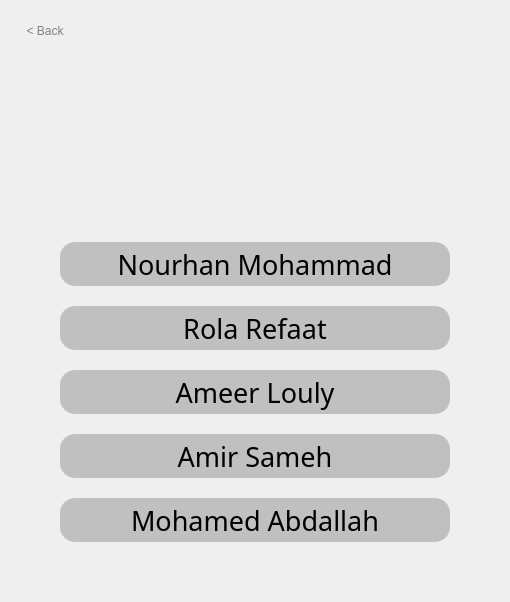
       <widget class="QWidget" name="AboutPage">
        <layout class="QVBoxLayout" name="verticalLayout_10">
         <item>
          <layout class="QHBoxLayout" name="horizontalLayout_9">
           <property name="leftMargin">
            <number>15</number>
           </property>
           <property name="topMargin">
            <number>10</number>
           </property>
           <property name="bottomMargin">
            <number>10</number>
           </property>
           <item>
            <widget class="QPushButton" name="back_5">
             <property name="styleSheet">
              <string notr="true">QPushButton
{
	color: grey;
	font: 300 15pt &quot;Montserrat&quot;;
	Background: rgba(0, 0, 0, 0);
	border: none;
}

QPushButton:hover
{
	font: 300 15pt &quot;Montserrat&quot;;
	color: rgb(90, 90, 90);
	Background: rgba(0, 0, 0, 0);
	border: none;
}

QPushButton:pressed
{
	font: 300 15pt &quot;Montserrat&quot;;
	color: rgb(36, 36, 36);
	Background: rgba(0, 0, 0, 0);
	border: none;
}</string>
             </property>
             <property name="text">
              <string>&lt; Back</string>
             </property>
            </widget>
           </item>
           <item>
            <spacer name="horizontalSpacer_25">
             <property name="orientation">
              <enum>Qt::Orientation::Horizontal</enum>
             </property>
             <property name="sizeHint" stdset="0">
              <size>
               <width>318</width>
               <height>20</height>
              </size>
             </property>
            </spacer>
           </item>
          </layout>
         </item>
         <item>
          <layout class="QHBoxLayout" name="horizontalLayout_6">
           <item>
            <spacer name="horizontalSpacer_15">
             <property name="orientation">
              <enum>Qt::Orientation::Horizontal</enum>
             </property>
             <property name="sizeHint" stdset="0">
              <size>
               <width>40</width>
               <height>20</height>
              </size>
             </property>
            </spacer>
           </item>
           <item>
            <widget class="QLabel" name="label_11">
             <property name="minimumSize">
              <size>
               <width>100</width>
               <height>130</height>
              </size>
             </property>
             <property name="maximumSize">
              <size>
               <width>100</width>
               <height>130</height>
              </size>
             </property>
             <property name="styleSheet">
              <string notr="true">QLabel
{
	background-color: rgba(0, 0, 0, 0);
}</string>
             </property>
             <property name="text">
              <string/>
             </property>
             <property name="pixmap">
              <pixmap resource="images.qrc">:/Logic/Graphics/SVG/CU.svg</pixmap>
             </property>
             <property name="scaledContents">
              <bool>true</bool>
             </property>
            </widget>
           </item>
           <item>
            <spacer name="horizontalSpacer_12">
             <property name="orientation">
              <enum>Qt::Orientation::Horizontal</enum>
             </property>
             <property name="sizeType">
              <enum>QSizePolicy::Policy::MinimumExpanding</enum>
             </property>
             <property name="sizeHint" stdset="0">
              <size>
               <width>40</width>
               <height>20</height>
              </size>
             </property>
            </spacer>
           </item>
           <item>
            <widget class="QLabel" name="label_12">
             <property name="maximumSize">
              <size>
               <width>330</width>
               <height>100</height>
              </size>
             </property>
             <property name="styleSheet">
              <string notr="true">QLabel
{
	background-color: rgba(0, 0, 0, 0);
}</string>
             </property>
             <property name="text">
              <string/>
             </property>
             <property name="pixmap">
              <pixmap resource="images.qrc">:/Logic/Graphics/SVG/EECE27_logo_SVG.svg</pixmap>
             </property>
             <property name="scaledContents">
              <bool>true</bool>
             </property>
            </widget>
           </item>
           <item>
            <spacer name="horizontalSpacer_13">
             <property name="orientation">
              <enum>Qt::Orientation::Horizontal</enum>
             </property>
             <property name="sizeType">
              <enum>QSizePolicy::Policy::MinimumExpanding</enum>
             </property>
             <property name="sizeHint" stdset="0">
              <size>
               <width>40</width>
               <height>20</height>
              </size>
             </property>
            </spacer>
           </item>
           <item>
            <widget class="QLabel" name="label_13">
             <property name="maximumSize">
              <size>
               <width>100</width>
               <height>100</height>
              </size>
             </property>
             <property name="styleSheet">
              <string notr="true">QLabel
{
	background-color: rgba(0, 0, 0, 0);
}</string>
             </property>
             <property name="text">
              <string/>
             </property>
             <property name="pixmap">
              <pixmap resource="images.qrc">:/Logic/Graphics/SVG/Engineering.svg</pixmap>
             </property>
             <property name="scaledContents">
              <bool>true</bool>
             </property>
            </widget>
           </item>
           <item>
            <spacer name="horizontalSpacer_17">
             <property name="orientation">
              <enum>Qt::Orientation::Horizontal</enum>
             </property>
             <property name="sizeHint" stdset="0">
              <size>
               <width>40</width>
               <height>20</height>
              </size>
             </property>
            </spacer>
           </item>
          </layout>
         </item>
         <item>
          <layout class="QGridLayout" name="gridLayout_8">
           <item row="0" column="1">
            <spacer name="verticalSpacer_11">
             <property name="orientation">
              <enum>Qt::Orientation::Vertical</enum>
             </property>
             <property name="sizeHint" stdset="0">
              <size>
               <width>408</width>
               <height>40</height>
              </size>
             </property>
            </spacer>
           </item>
           <item row="1" column="0">
            <spacer name="horizontalSpacer_14">
             <property name="orientation">
              <enum>Qt::Orientation::Horizontal</enum>
             </property>
             <property name="sizeHint" stdset="0">
              <size>
               <width>40</width>
               <height>298</height>
              </size>
             </property>
            </spacer>
           </item>
           <item row="1" column="1">
            <layout class="QVBoxLayout" name="verticalLayout_9">
             <property name="spacing">
              <number>20</number>
             </property>
             <property name="leftMargin">
              <number>9</number>
             </property>
             <property name="topMargin">
              <number>9</number>
             </property>
             <property name="rightMargin">
              <number>9</number>
             </property>
             <property name="bottomMargin">
              <number>9</number>
             </property>
             <item>
              <widget class="QLabel" name="label_6">
               <property name="font">
                <font>
                 <family>Montserrat</family>
                 <pointsize>20</pointsize>
                </font>
               </property>
               <property name="styleSheet">
                <string notr="true">QLabel
{
	background-color:rgba(0, 0, 0, 50);
	border-radius: 15px;
}</string>
               </property>
               <property name="text">
                <string>Nourhan Mohammad</string>
               </property>
               <property name="alignment">
                <set>Qt::AlignmentFlag::AlignCenter</set>
               </property>
              </widget>
             </item>
             <item>
              <widget class="QLabel" name="label_7">
               <property name="font">
                <font>
                 <family>Montserrat</family>
                 <pointsize>20</pointsize>
                </font>
               </property>
               <property name="styleSheet">
                <string notr="true">QLabel
{
	background-color:rgba(0, 0, 0, 50);
	border-radius: 15px;
}</string>
               </property>
               <property name="text">
                <string>Rola Refaat</string>
               </property>
               <property name="alignment">
                <set>Qt::AlignmentFlag::AlignCenter</set>
               </property>
              </widget>
             </item>
             <item>
              <widget class="QLabel" name="label_8">
               <property name="font">
                <font>
                 <family>Montserrat</family>
                 <pointsize>20</pointsize>
                </font>
               </property>
               <property name="styleSheet">
                <string notr="true">QLabel
{
	background-color:rgba(0, 0, 0, 50);
	border-radius: 15px;
}</string>
               </property>
               <property name="text">
                <string>Ameer Louly</string>
               </property>
               <property name="alignment">
                <set>Qt::AlignmentFlag::AlignCenter</set>
               </property>
              </widget>
             </item>
             <item>
              <widget class="QLabel" name="label_9">
               <property name="font">
                <font>
                 <family>Montserrat</family>
                 <pointsize>20</pointsize>
                </font>
               </property>
               <property name="styleSheet">
                <string notr="true">QLabel
{
	background-color:rgba(0, 0, 0, 50);
	border-radius: 15px;
}</string>
               </property>
               <property name="text">
                <string>Amir Sameh</string>
               </property>
               <property name="alignment">
                <set>Qt::AlignmentFlag::AlignCenter</set>
               </property>
              </widget>
             </item>
             <item>
              <widget class="QLabel" name="label_10">
               <property name="font">
                <font>
                 <family>Montserrat</family>
                 <pointsize>20</pointsize>
                </font>
               </property>
               <property name="styleSheet">
                <string notr="true">QLabel
{
	background-color:rgba(0, 0, 0, 50);
	border-radius: 15px;
}</string>
               </property>
               <property name="text">
                <string>Mohamed Abdallah</string>
               </property>
               <property name="alignment">
                <set>Qt::AlignmentFlag::AlignCenter</set>
               </property>
              </widget>
             </item>
            </layout>
           </item>
           <item row="1" column="2">
            <spacer name="horizontalSpacer_16">
             <property name="orientation">
              <enum>Qt::Orientation::Horizontal</enum>
             </property>
             <property name="sizeHint" stdset="0">
              <size>
               <width>40</width>
               <height>318</height>
              </size>
             </property>
            </spacer>
           </item>
           <item row="2" column="1">
            <spacer name="verticalSpacer_12">
             <property name="orientation">
              <enum>Qt::Orientation::Vertical</enum>
             </property>
             <property name="sizeHint" stdset="0">
              <size>
               <width>408</width>
               <height>40</height>
              </size>
             </property>
            </spacer>
           </item>
          </layout>
         </item>
        </layout>
       </widget>
